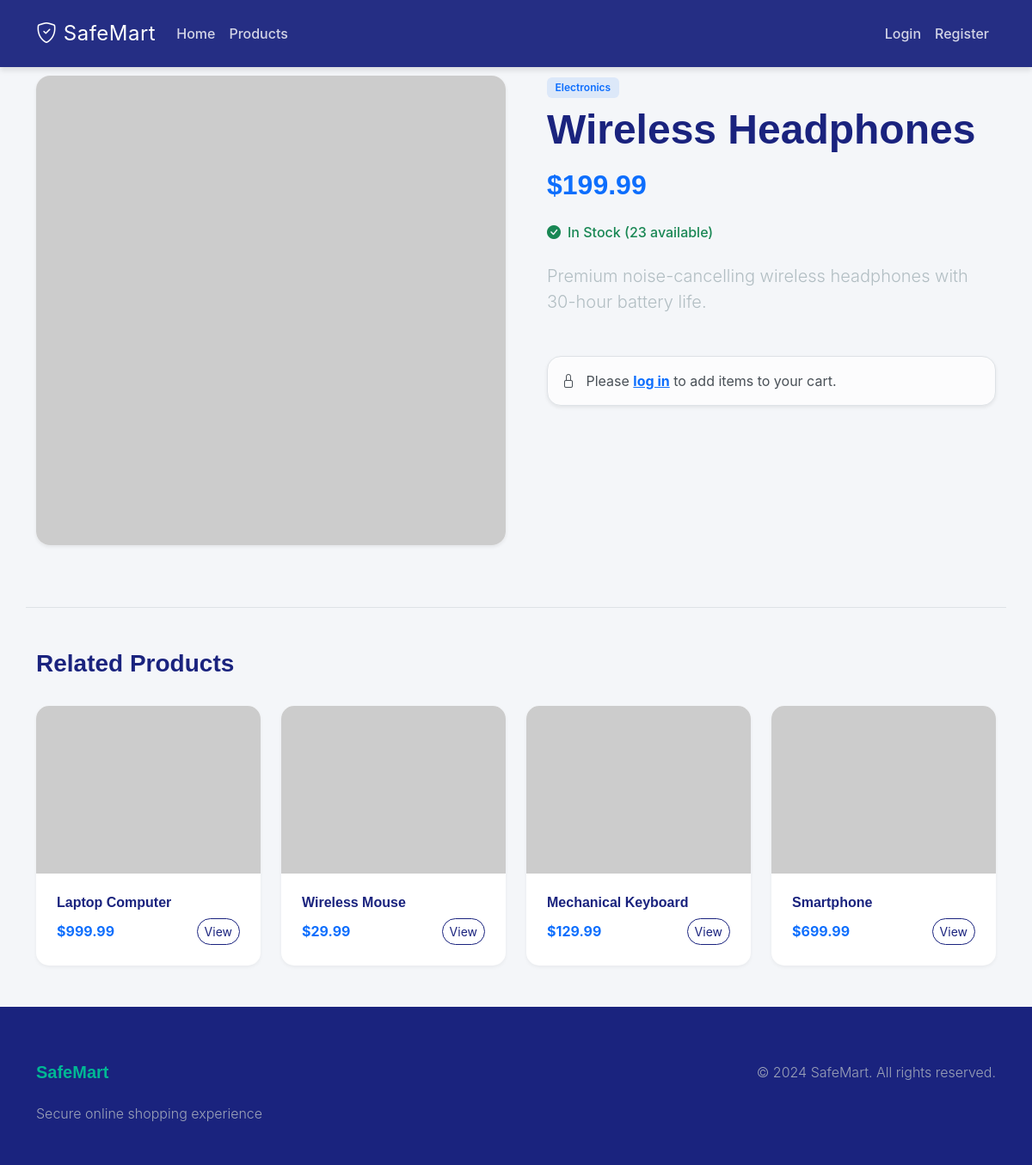
Screenshot of /product/wireless-headphones with the database file from the repository.
### app/models.py (models this page shows, shortened)
class Category(db.Model):
    __tablename__ = 'categories'
    id = db.Column(db.Integer, primary_key=True)
    name = db.Column(db.String(100), unique=True, nullable=False, index=True)
    slug = db.Column(db.String(100), unique=True, nullable=False, index=True)
    description = db.Column(db.Text)
    created_at = db.Column(db.DateTime, default=datetime.utcnow, nullable=False)
    products = db.relationship('Product', backref='category', lazy='dynamic', cascade='all, delete-orphan')

class Product(db.Model):
    __tablename__ = 'products'
    id = db.Column(db.Integer, primary_key=True)
    name = db.Column(db.String(200), nullable=False, index=True)
    slug = db.Column(db.String(200), unique=True, nullable=False, index=True)
    description = db.Column(db.Text, nullable=False)
    price = db.Column(db.Numeric(10, 2), nullable=False)
    stock = db.Column(db.Integer, default=0, nullable=False)
    image = db.Column(db.String(255))
    category_id = db.Column(db.Integer, db.ForeignKey('categories.id'), nullable=False)
    is_active = db.Column(db.Boolean, default=True, nullable=False)
    created_at = db.Column(db.DateTime, default=datetime.utcnow, nullable=False)
    updated_at = db.Column(db.DateTime, default=datetime.utcnow, onupdate=datetime.utcnow)
    order_items = db.relationship('OrderItem', backref='product', lazy='dynamic', cascade='all, delete-orphan')
    cart_items = db.relationship('CartItem', backref='product', lazy='dynamic', cascade='all, delete-orphan')
    def is_in_stock(self):
        return self.stock > 0 and self.is_active

### app/main/routes.py (the view)
@main_bp.route('/product/<slug>')
def product_detail(slug):
    product = Product.query.filter_by(slug=slug, is_active=True).first_or_404()
    related_products = Product.query.filter(
        Product.category_id == product.category_id,
        Product.id != product.id,
        Product.is_active == True
    ).limit(4).all()
    return render_template('main/product_detail.html',
                         title=product.name,
                         product=product,
                         related_products=related_products)

### app/templates/main/product_detail.html
{% extends "base.html" %}
{% block content %}
<div class="row animate__animated animate__fadeIn">
    <div class="col-md-6 mb-4">
        <div class="card border-0 shadow-sm overflow-hidden rounded-4">
            <img src="{{ product|product_image }}" class="img-fluid w-100" alt="{{ product.name }}"
                style="object-fit: cover;"
                onerror="this.onerror=null; this.src='https://via.placeholder.com/500x500?text={{ product.name|urlencode }}';">
        </div>
    </div>
    <div class="col-md-6">
        <div class="ps-md-4">
            <span class="badge bg-primary bg-opacity-10 text-primary mb-2">{{ product.category.name }}</span>
            <h1 class="display-5 fw-bold mb-3">{{ product.name }}</h1>
            <h2 class="text-primary fw-bold mb-4">${{ "%.2f"|format(product.price) }}</h2>
            <div class="mb-4">
                {% if product.is_in_stock() %}
                <div class="d-flex align-items-center text-success">
                    <i class="bi bi-check-circle-fill me-2"></i>
                    <span class="fw-medium">In Stock ({{ product.stock }} available)</span>
                </div>
                {% else %}
                <div class="d-flex align-items-center text-danger">
                    <i class="bi bi-x-circle-fill me-2"></i>
                    <span class="fw-medium">Out of Stock</span>
                </div>
                {% endif %}
            </div>
            <p class="lead text-muted mb-5">{{ product.description }}</p>
            {% if current_user.is_authenticated and product.is_in_stock() %}
            <div class="card bg-light border-0 rounded-4 p-4">
                <form method="POST" action="{{ url_for('main.add_to_cart', product_id=product.id) }}">
                    <div class="row g-3 align-items-end">
                        <div class="col-md-4">
                            <label for="quantity" class="form-label fw-bold">Quantity</label>
                            <input type="number" name="quantity" id="quantity" value="1" min="1"
                                max="{{ product.stock }}" class="form-control form-control-lg">
                        </div>
                        <div class="col-md-8">
                            <button type="submit" class="btn btn-primary btn-lg w-100">
                                <i class="bi bi-cart-plus me-2"></i> Add to Cart
                            </button>
                        </div>
                    </div>
                </form>
            </div>
            {% elif not current_user.is_authenticated %}
            <div class="alert alert-light border shadow-sm rounded-4">
                <i class="bi bi-lock me-2"></i> Please <a href="{{ url_for('auth.login') }}" class="fw-bold">log in</a>
                to add items to your cart.
            </div>
            {% endif %}
        </div>
    </div>
</div>
{% if related_products %}
<div class="row mt-5 pt-5 border-top">
    <div class="col-12 mb-4">
        <h3 class="fw-bold">Related Products</h3>
    </div>
    {% for product in related_products %}
    <div class="col-md-6 col-lg-3 mb-4">
        <div class="card product-card h-100">
            <div class="card-img-wrapper">
                <img src="{{ product|product_image }}" class="card-img-top" alt="{{ product.name }}"
                    onerror="this.onerror=null; this.src='https://via.placeholder.com/400x400?text={{ product.name|urlencode }}';">
            </div>
            <div class="card-body d-flex flex-column">
                <h5 class="card-title h6">{{ product.name }}</h5>
                <div class="mt-auto d-flex justify-content-between align-items-center">
                    <span class="text-primary fw-bold">${{ "%.2f"|format(product.price) }}</span>
                    <a href="{{ url_for('main.product_detail', slug=product.slug) }}"
                        class="btn btn-outline-primary btn-sm rounded-pill">View</a>
                </div>
            </div>
        </div>
    </div>
    {% endfor %}
</div>
{% endif %}
{% endblock %}

### app/static/css/style.css (style rules this page uses)
:root { --primary-color: #1a237e; --secondary-color: #00b894; --accent-color: #ff7675; --dark-bg: #2d3436; --light-bg: #f4f6f9; --white: #ffffff; --text-primary: #2d3436; --text-secondary: #636e72; --gradient-primary: linear-gradient(135deg, #1a237e 0%, #3949ab 100%); --gradient-accent: linear-gradient(135deg, #ff7675 0%, #d63031 100%); --shadow-sm: 0 2px 4px rgba(0, 0, 0, 0.05); --shadow-md: 0 4px 6px rgba(0, 0, 0, 0.1); --shadow-lg: 0 10px 15px rgba(0, 0, 0, 0.1); --shadow-hover: 0 20px 25px rgba(0, 0, 0, 0.15); }
body { font-family: 'Inter', sans-serif; background-color: var(--light-bg); color: var(--text-primary); display: flex; flex-direction: column; min-height: 100vh; overflow-x: hidden; }
h1, h2, h3, h4, h5, h6 { font-family: 'Poppins', sans-serif; font-weight: 600; color: var(--primary-color); }
.product-card { border: none; border-radius: 15px; overflow: hidden; box-shadow: var(--shadow-sm); transition: all 0.3s cubic-bezier(0.4, 0, 0.2, 1); background: var(--white); height: 100%; }
.card-img-wrapper { overflow: hidden; position: relative; padding-top: 75%; }
.card-img-top { position: absolute; top: 0; left: 0; width: 100%; height: 100%; object-fit: cover; transition: transform 0.5s ease; }
.card-body { padding: 1.5rem; }
.card-title { font-weight: 700; color: var(--primary-color); margin-bottom: 0.5rem; }
.btn-outline-primary { color: var(--primary-color); border-color: var(--primary-color); border-radius: 8px; }
.text-muted { color: #b2bec3 !important; }
.badge { padding: 0.5em 0.8em; font-weight: 600; border-radius: 6px; }

### app/templates/base.html (style rules this page uses)
body { margin-top: 4rem; }
.product-card { transition: transform 0.2s; }

### rows the page displays
Category: category.name "Electronics"
Product: name "Wireless Headphones", price "199.99", stock "23", description "Premium noise-cancelling wireless headphones with 30-hour battery life."
Product: name "Laptop Computer", price "999.99"
Product: name "Wireless Mouse", price "29.99"
Product: name "Mechanical Keyboard", price "129.99"
Product: name "Smartphone", price "699.99"
